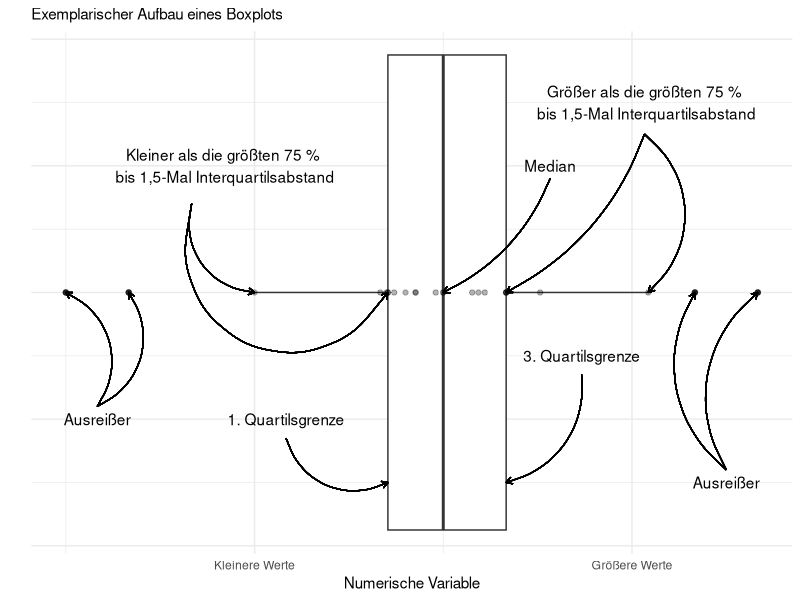

This chart was generated by the following R code:
## ---- chunk 1
knitr::opts_chunk$set(echo = TRUE)
## ---- chunk 2
library(tidyverse)
daten <- tibble(x = c(-200,-250, 250,300,-100,100,100,50,50,100,100,127,44,28,83,0,6,78,6,5,213,73,20,28,11))

daten %>% 
          ggplot(aes(x)) +
          geom_boxplot() +
          geom_point(alpha = 0.3, y = 0) +
          annotate(geom = "text", x = -225, y = -0.2,
                   label = "Ausreißer") +
          geom_curve(xend = -250, yend = 0, x = - 225, y = -0.18,     arrow = arrow(length = unit(0.07, "inch")), size = 0.4) + 
          geom_curve(xend = -200, yend = 0, x = - 225, y = -0.18,     arrow = arrow(length = unit(0.07, "inch")), size = 0.4) +
          annotate(geom = "text", x = -125, y = 0.2,
                   label = "Kleiner als die größten 75 %\n bis 1,5-Mal Interquartilsabstand") +
                    geom_curve(xend = -100, yend = 0, x = -150, y = 0.14,     arrow = arrow(length = unit(0.07, "inch")), size = 0.4) +
                              geom_curve(xend = 6, yend = 0, x = -150, y = 0.14,     arrow = arrow(length = unit(0.07, "inch")), size = 0.4, curvature = 1) +
          annotate(geom = "text", x = -75, y = -0.2,
                   label = "1. Quartilsgrenze") +
          geom_curve(xend = 6, yend = -0.3, x = -75, y = -0.23,     arrow = arrow(length = unit(0.07, "inch")), size = 0.4) +
          annotate(geom = "text", x = 135, y = 0.2,
                   label = "Median") +
                    geom_curve(xend = 50, yend = 0, x = 135, y = 0.18,     arrow = arrow(length = unit(0.07, "inch")), size = 0.4, curvature = -0.2) +
          annotate(geom = "text", x = 160, y = -0.1,
                   label = "3. Quartilsgrenze") +
          geom_curve(xend = 100, yend = -0.3, x = 160, y = -0.13,     arrow = arrow(length = unit(0.07, "inch")), size = 0.4, curvature = -0.4) +
                    annotate(geom = "text", x = 275, y = -0.3,
                   label = "Ausreißer") +
                    geom_curve(xend = 250, yend = -0, x = 275, y = -0.28,     arrow = arrow(length = unit(0.07, "inch")), size = 0.4, curvature = -0.4) +
                              geom_curve(xend = 300, yend = -0, x = 275, y = -0.28,     arrow = arrow(length = unit(0.07, "inch")), size = 0.4, curvature = -0.4) +
          annotate(geom = "text", x = 210, y = 0.3,
                   label = "Größer als die größten 75 %\n bis 1,5-Mal Interquartilsabstand") +
                    geom_curve(xend = 100, yend = 0, x = 210, y = 0.25, arrow = arrow(length = unit(0.07, "inch")), size = 0.4, curvature = -0.2) +
                              geom_curve(xend = 213, yend = 0, x = 210, y = 0.25, arrow = arrow(length = unit(0.07, "inch")), size = 0.4, curvature = -0.5) +
          theme_minimal() +
          theme(axis.text.y = element_blank())+
          labs(x = "Numerische Variable",
               y = "",
               subtitle = "Exemplarischer Aufbau eines Boxplots") +
          scale_x_continuous(breaks = c(-100, 200),
                             labels = c("Kleinere Werte",
                                        "Größere Werte"))
